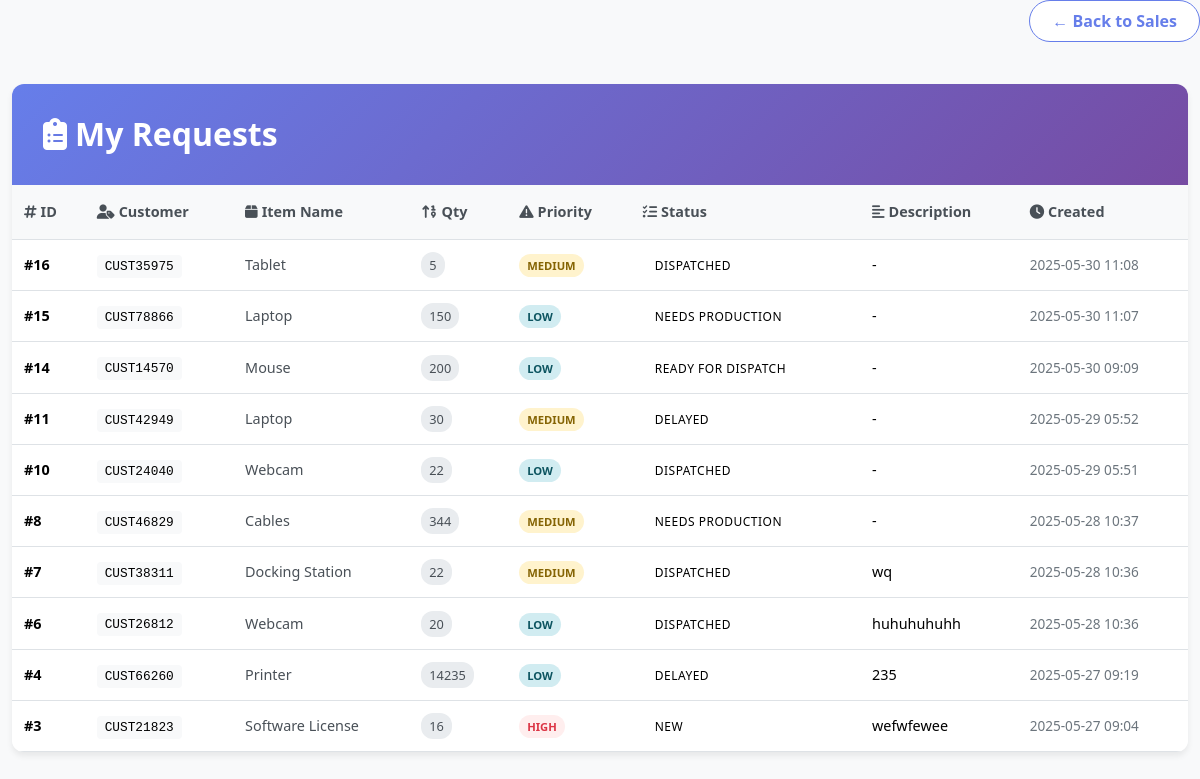
Before: /request-records (signed in) with the older database file.
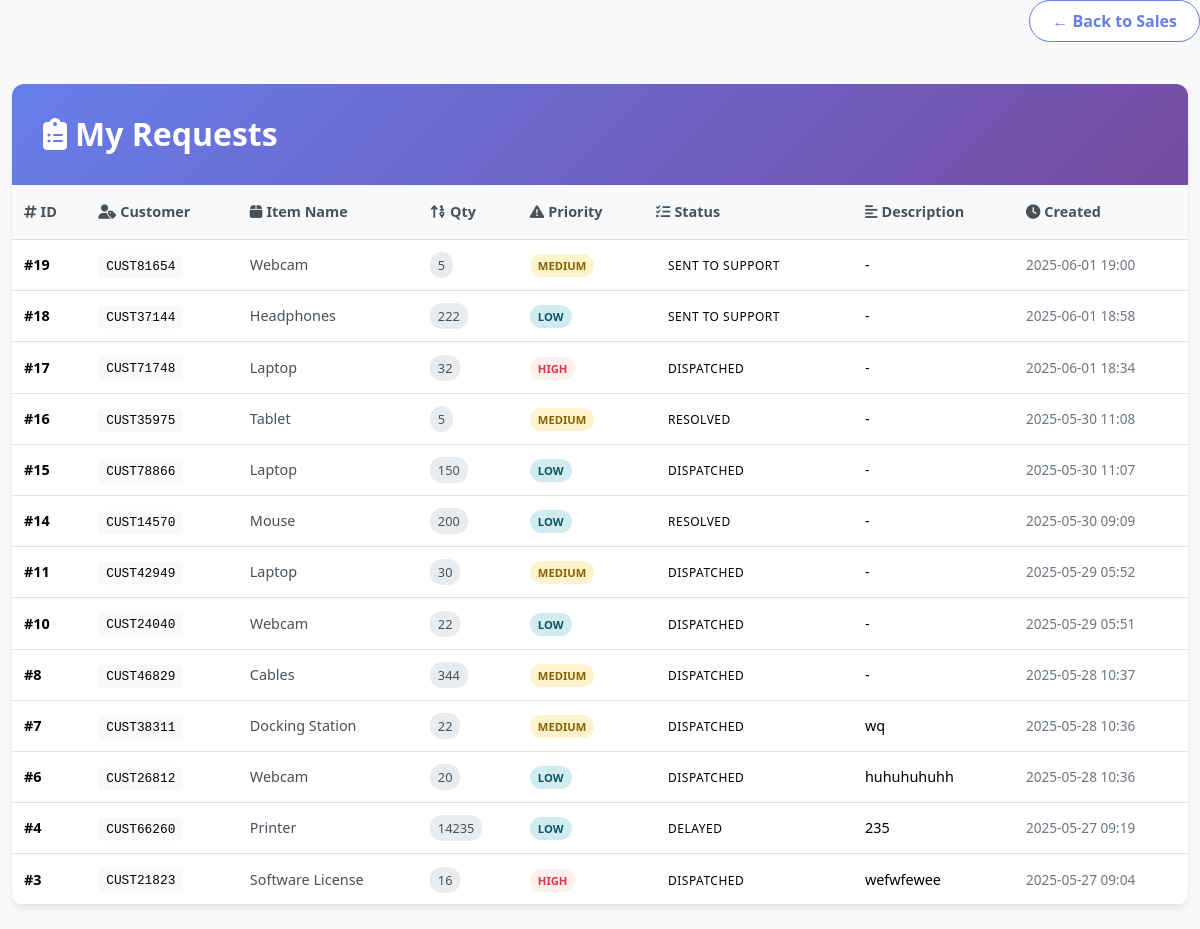
After: the same page with the newer database file.
### models.py (models this page shows)
class Request(db.Model):
    id = db.Column(db.Integer, primary_key=True)
    customer_id = db.Column(db.Integer, db.ForeignKey('customer.id'), nullable=False)
    customer_code = db.Column(db.String(50), nullable=False)  # <-- Newly added
    item_name = db.Column(db.String(100), nullable=False)
    quantity = db.Column(db.Integer, nullable=False)
    priority = db.Column(db.String(50), nullable=False)
    status = db.Column(db.String(50), default='New')
    created_at = db.Column(db.DateTime, default=datetime.utcnow)
    submitted_by = db.Column(db.Integer, db.ForeignKey('user.id'))
    description = db.Column(db.Text, nullable=True)

### app.py (the view)
@app.route('/request-records')
@login_required
def my_requests():
    user_id = current_user.id
    requests = Request.query.filter_by(submitted_by=user_id).order_by(Request.created_at.desc()).all()
    return render_template('records_sales.html', requests=requests)

### app.py (called while the page is built)
@login_manager.user_loader
def load_user(user_id):
    return User.query.get(int(user_id))

@app.after_request
def add_header(response):
    response.headers["Cache-Control"] = "no-cache, no-store, must-revalidate, private"
    response.headers["Pragma"] = "no-cache"
    response.headers["Expires"] = "-1"
    return response

### templates/records_sales.html (shortened to what the changed rows need)
<!DOCTYPE html>
<html lang="en">
<head>
    <link href="https://cdnjs.cloudflare.com/ajax/libs/bootstrap/5.3.2/css/bootstrap.min.css" rel="stylesheet">
    <link href="https://cdnjs.cloudflare.com/ajax/libs/font-awesome/6.4.0/css/all.min.css" rel="stylesheet">
</head>
<body>
    <div class="container-fluid py-4">
        <div class="row justify-content-center">
            <div class="col-12">
                <div class="main-container">
                    <div class="page-header">
                        <h2>
                            <i class="fas fa-clipboard-list"></i>
                            My Requests
                        </h2>
                    </div>
                    {% if requests %}
                    <div class="table-container">
                        <table class="table table-hover mb-0">
                            <thead>
                                <tr>
                                    <th><i class="fas fa-hashtag me-1"></i>ID</th>
                                    <th><i class="fas fa-user-tag me-1"></i>Customer</th>
                                    <th><i class="fas fa-box me-1"></i>Item Name</th>
                                    <th><i class="fas fa-sort-numeric-up me-1"></i>Qty</th>
                                    <th><i class="fas fa-exclamation-triangle me-1"></i>Priority</th>
                                    <th><i class="fas fa-tasks me-1"></i>Status</th>
                                    <th><i class="fas fa-align-left me-1"></i>Description</th>
                                    <th><i class="fas fa-clock me-1"></i>Created</th>
                                </tr>
                            </thead>
                            <tbody>
                                {% for req in requests %}
                                <tr>
                                    <td><strong>#{{ req.id }}</strong></td>
                                    <td><span class="customer-code">{{ req.customer_code }}</span></td>
                                    <td><span class="item-name">{{ req.item_name }}</span></td>
                                    <td><span class="quantity-badge">{{ req.quantity }}</span></td>
                                    <td>
                                        <span class="priority-badge priority-{{ req.priority|lower }}">
                                            {{ req.priority }}
                                        </span>
                                    </td>
                                    <td>
                                        <span class="status-badge status-{{ req.status|lower }}">
                                            {{ req.status }}
                                        </span>
                                    </td>
                                    <td>
                                        <span class="description-text" title="{{ req.description or '-' }}">
                                            {{ req.description or '-' }}
                                        </span>
                                    </td>
                                    <td>
                                        <span class="date-text">
                                            {{ req.created_at.strftime('%Y-%m-%d %H:%M') }}
                                        </span>
                                    </td>
                                </tr>
                                {% endfor %}
                            </tbody>
                        </table>
                    </div>
                    {% else %}
                    <div class="empty-state">
                        <i class="fas fa-inbox"></i>
                        <h4>No requests yet</h4>
                        <p class="mb-0">Your submitted requests will appear here.</p>
                    </div>
                    {% endif %}
                </div>
            </div>
        </div>
    </div>
</body>
</html>

Changed rows visible on the page:
added Request: id "19", customer_code "CUST81654", item_name "Webcam", quantity "5", priority "MEDIUM", status "SENT TO SUPPORT", description "-", created_at "2025-06-01 19:00"
added Request: id "18", customer_code "CUST37144", item_name "Headphones", quantity "222", priority "LOW", status "SENT TO SUPPORT", description "-", created_at "2025-06-01 18:58"
added Request: id "17", customer_code "CUST71748", item_name "Laptop", quantity "32", priority "HIGH", status "DISPATCHED", description "-", created_at "2025-06-01 18:34"
changed Request "Tablet": status "DISPATCHED" → "RESOLVED"
changed Request "CUST78866": status "NEEDS PRODUCTION" → "DISPATCHED"
changed Request "Mouse": status "READY FOR DISPATCH" → "RESOLVED"
changed Request "CUST42949": status "DELAYED" → "DISPATCHED"
changed Request "Cables": status "NEEDS PRODUCTION" → "DISPATCHED"
changed Request "Software License": status "NEW" → "DISPATCHED"
